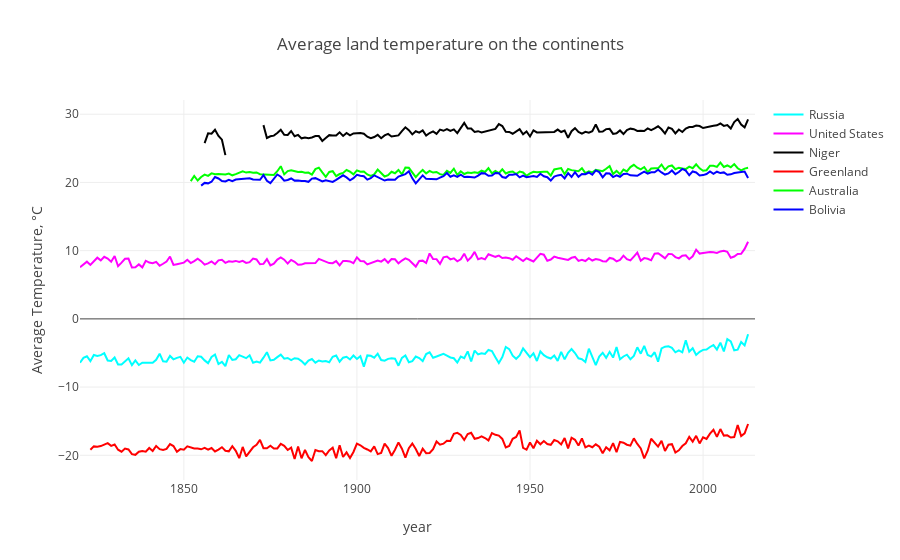

The code cell stored with this chart in its notebook:
### Markdown cell above
From the charts you can see, that there is global warming nowadays. The average temperature of Earth surface has the highest value in the last three centuries. The fastest temperature growth occurred in the last 30 years! This worries me, I hope soon humanity will fully switch to ecological sources of energy, that will reduce CO2. If it’s will not happened, we will be in disaster. This charts also have confidence intervals, which shows that measurement of temperature has become more accurate in the last few years.

Let’s look at the chart of annual temperature changes in certain continents (we take into consideration one country per continent and mark Greenland as the coldest place on Earth).

### Code cell
continent = ['Russia', 'United States', 'Niger', 'Greenland', 'Australia', 'Bolivia']
mean_temp_year_country = [ [0] * len(years[70:]) for i in range(len(continent))]
j = 0
for country in continent:
    all_temp_country = global_temp_country_clear[global_temp_country_clear['Country'] == country]
    i = 0
    for year in years[70:]:
        mean_temp_year_country[j][i] = all_temp_country[all_temp_country['dt'].apply(
                lambda x: x[:4]) == year]['AverageTemperature'].mean()
        i +=1
    j += 1

traces = []
colors = ['rgb(0, 255, 255)', 'rgb(255, 0, 255)', 'rgb(0, 0, 0)',
          'rgb(255, 0, 0)', 'rgb(0, 255, 0)', 'rgb(0, 0, 255)']
for i in range(len(continent)):
    traces.append(go.Scatter(
        x=years[70:],
        y=mean_temp_year_country[i],
        mode='lines',
        name=continent[i],
        line=dict(color=colors[i]),
    ))

layout = go.Layout(
    xaxis=dict(title='year'),
    yaxis=dict(title='Average Temperature, °C'),
    title='Average land temperature on the continents',)

fig = go.Figure(data=traces, layout=layout)
py.iplot(fig)

### Figure 1 — Plotly figure (JSON) as saved in the notebook; plotly's stock layout.template omitted (floating-point values rounded to 4 significant figures; data arrays with more than 128 entries replaced by an {"elided": "..."} marker saying what was removed)
{"data": [{"line": {"color": "rgb(0, 255, 255)"}, "mode": "lines", "name": "Russia", "type": "scatter", "uid": "c4103285-13a6-4acd-82d9-7f4360f8fa49", "x": {"elided": "196 str values"}, "y": {"elided": "196 float values"}}, {"line": {"color": "rgb(255, 0, 255)"}, "mode": "lines", "name": "United States", "type": "scatter", "uid": "3aa06056-4e69-4c0c-b50d-ff3f6957f38e", "x": {"elided": "196 str values"}, "y": {"elided": "196 float values"}}, {"line": {"color": "rgb(0, 0, 0)"}, "mode": "lines", "name": "Niger", "type": "scatter", "uid": "341ce4ac-793e-4d00-978d-bd1d1203ba94", "x": {"elided": "196 str values"}, "y": {"elided": "196 float values"}}, {"line": {"color": "rgb(255, 0, 0)"}, "mode": "lines", "name": "Greenland", "type": "scatter", "uid": "b5c45f1e-e7fc-41a5-93e1-09fc000430e4", "x": {"elided": "196 str values"}, "y": {"elided": "196 float values"}}, {"line": {"color": "rgb(0, 255, 0)"}, "mode": "lines", "name": "Australia", "type": "scatter", "uid": "6f042d55-bbed-4a61-ac64-a2461bbc2cf4", "x": {"elided": "196 str values"}, "y": {"elided": "196 float values"}}, {"line": {"color": "rgb(0, 0, 255)"}, "mode": "lines", "name": "Bolivia", "type": "scatter", "uid": "29e51c7d-6b63-4c3d-a253-38828e55fb1e", "x": {"elided": "196 str values"}, "y": {"elided": "196 float values"}}], "layout": {"title": {"text": "Average land temperature on the continents"}, "xaxis": {"title": {"text": "year"}}, "yaxis": {"title": {"text": "Average Temperature, °C"}}}}
